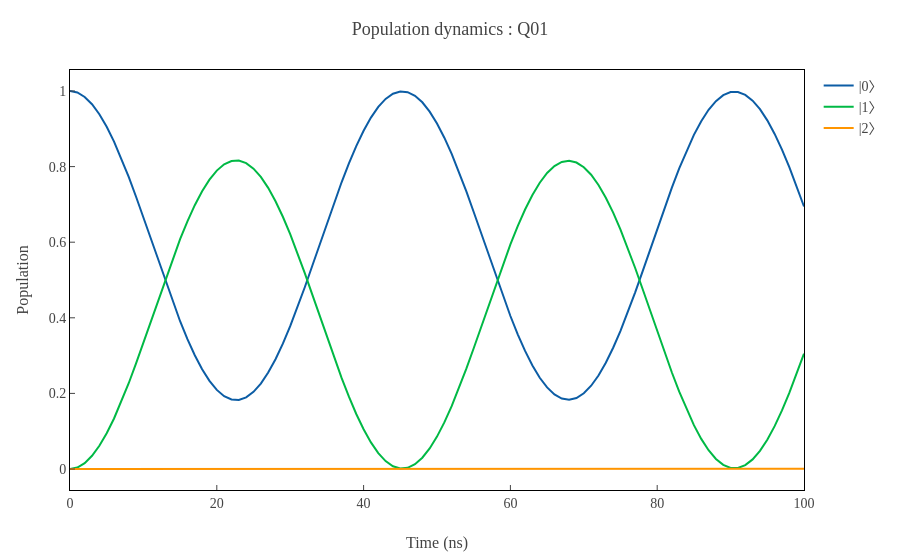
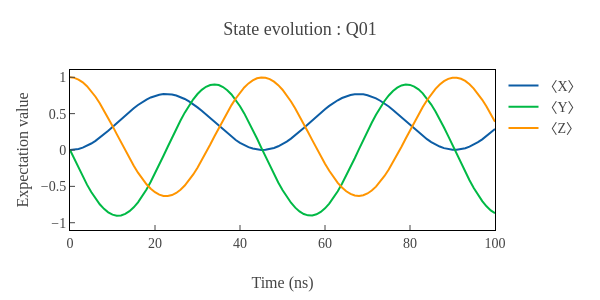

Here is the notebook cell these charts were saved with, in order:
### Markdown cell above
## 非共鳴ラビ振動

ドライブパルスの周波数をトランズモンの周波数とわずかに異なる (detuning, $\Delta=0.01$) ようにして、シミュレートします。
`frame="drive"` と指定することで、ドライブパルスの周波数の回転フレームで結果を表示できます。
$\ket{0}$ と $\ket{1}$ の振動の周波数は $\sqrt{\Omega^2+\Delta^2}$ と共鳴ラビ振動の場合よりも大きいため、このフレームでは2周とすこし回っていることが確認できます。

### Code cell
detuning = 0.01

control = Control(
    target=qubit,
    frequency=qubit.frequency + detuning,
    waveform=drive,
)

result = simulator.mesolve(
    controls=[control],
    initial_state={"Q01": "0"},
    n_samples=101,
)

result.show_last_population(qubit.label)
result.plot_population_dynamics(qubit.label)

# drive frame
result.plot_bloch_vectors(qubit.label, frame="drive")
result.display_bloch_sphere(qubit.label, frame="drive")
